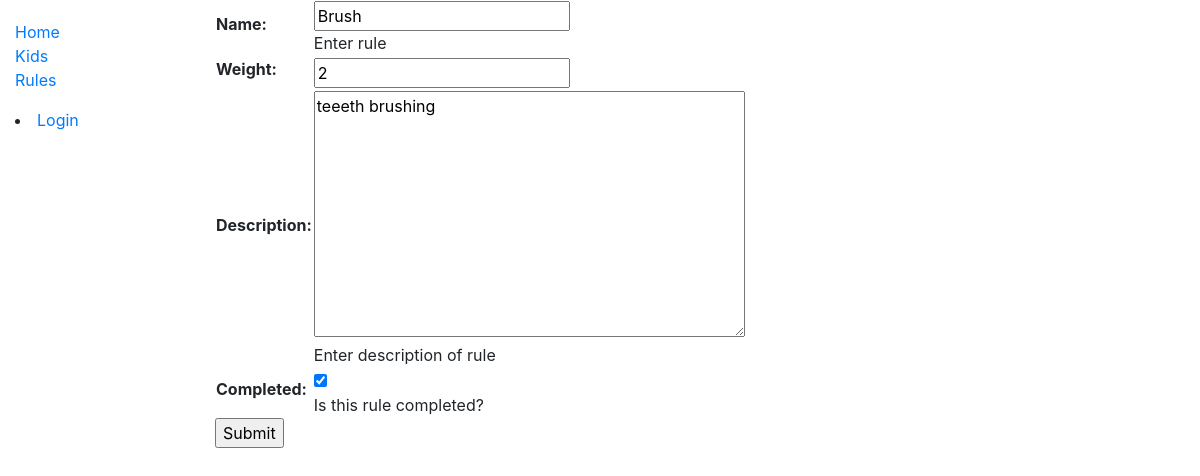
The page /chart/rules/1/update on the database its author committed.
### chart/models.py (models this page shows, shortened)
class Rule(models.Model):
    name = models.CharField(max_length=50, help_text='Enter rule', default=None)
    weight = models.IntegerField(default=0)
    description = models.TextField(max_length=250, help_text='Enter description of rule')
    completed = models.BooleanField(default=False, help_text='Is this rule completed?')
    class Meta:
        ordering = ['name']

### chart/views.py (the view)
# urls.py: path('rules/<int:pk>/update', views.RuleUpdate.as_view(), name='rule-update'),
class RuleUpdate(UpdateView):
    model = Rule
    fields = '__all__'

### chart/templates/chart/rule_form.html (shortened to what this page needs)
{% extends "base_generic.html" %}
{% block content %}
  <form action="" method="post">
    <table>
    {{ form.as_table }}
    </table>
    <input type="submit" value="Submit">
  </form>
{% endblock %}

### rows shown on the page
Rule: name "Brush", weight "2", description "teeeth brushing", completed "☑"
